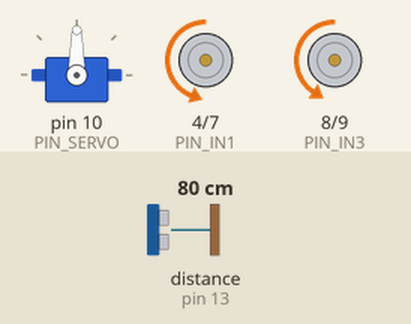
This sketch was run on a simulated Arduino Uno, built with avr-gcc and run on an emulated ATmega328P. Parts: servo, motor-driver pin pairs drawn as motors (green arrow = first pin HIGH = forward, orange = second pin HIGH = backward, longer = more drive, scaled by the enable pin). Wiring (inferred from the names in the program): ultrasonic range finder: trigger pin 12; echo pin 13. Inputs (shaded band) come from the test bench; at power-on: distance to the obstacle (sensor on pin 13) 80 cm. The echo pulse lasts 58.3 µs per cm.

Above: at 1.2 s.
1.3 s: distance to the obstacle (sensor on pin 13) set to 23 cm
2.8 s: distance to the obstacle (sensor on pin 13) set to 18 cm
At 5.6 s:
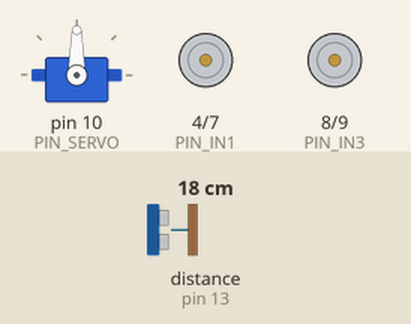
5.8 s: distance to the obstacle (sensor on pin 13) set to 35 cm
At 7.5 s:
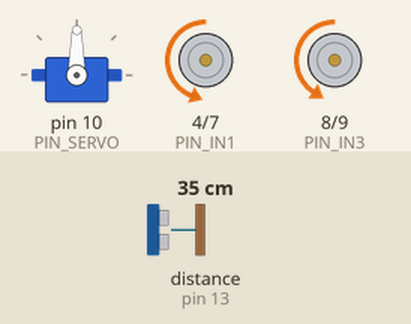
8.0 s: distance to the obstacle (sensor on pin 13) set to 2 cm
At 9.9 s:
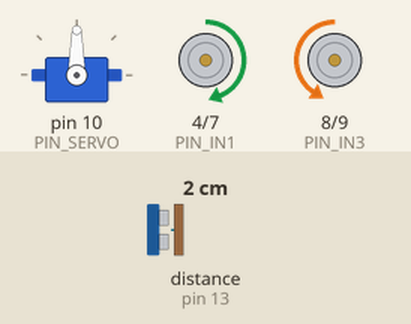
Timing chart, 0 to 12.0 s (numbered marks = the images above; inputs shaded):
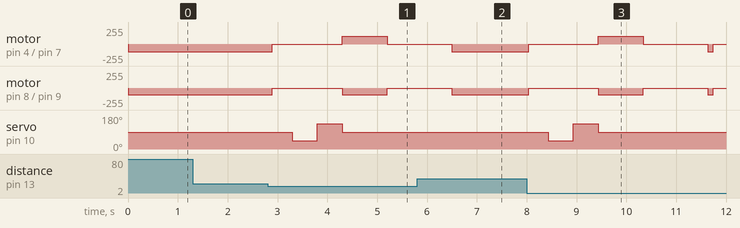

Measured:
- the behaviour switches between 21 and 20 cm on distance to the obstacle (sensor on pin 13) (found by bisection; images 0 and 1)
- after the input at 1.3 s, every drawn part: stays the same
- after the input at 2.8 s, motor on pin 4 (PIN_IN1) / pin 7 (PIN_IN2): backward 115/255 → stopped after 0.10 s, → forward 115/255 1.4 s later, → stopped 0.90 s later; motor on pin 8 (PIN_IN3) / pin 9 (PIN_IN4): backward 103/255 → stopped after 0.10 s, → backward 103/255 1.4 s later, → stopped 0.90 s later
- after the input at 5.8 s, motor on pin 4 (PIN_IN1) / pin 7 (PIN_IN2): goes on until 6.5 s, then stays backward 115/255; motor on pin 8 (PIN_IN3) / pin 9 (PIN_IN4): goes on until 6.5 s, then stays backward 103/255; servo on pin 10 (PIN_SERVO): stays 90° (without the input it goes to 45° after 1.2 s)

The sketch:

radarbot.ino
```cpp
#include "Carro.h"
#include "ServoMotor.h"
#include "SensorDistancia.h"
#include "Controle.h"

//CARRO
#define PIN_ENA 5
#define PIN_IN1 4
#define PIN_IN2 7
#define PIN_IN3 8
#define PIN_IN4 9
#define PIN_ENB 6
#define VELOCIDADE 115

//SERVO
#define PIN_SERVO 10

//SENSOR
#define PIN_TRIGGER 12
#define PIN_ECHO    13


Carro carro(PIN_ENA, PIN_IN1, PIN_IN2, PIN_IN3, PIN_IN4, PIN_ENB);
ServoMotor servo(PIN_SERVO);
SensorDistancia sensor(PIN_TRIGGER,PIN_ECHO);
Controle controle(&carro, &servo, &sensor);

void setup(){
    // Serial.begin(9600);
    carro.iniciar();
    carro.setVelocidade(VELOCIDADE);
    servo.iniciar();
    sensor.iniciar();
    servo.girar(90);
    carro.moverFrente();
}

void loop(){
    controle.verificarObstaculo();
    delay(100);
}
```

Carro.cpp
```cpp
#include "Carro.h"

Carro:: Carro(int ena, int in1, int in2, int in3, int in4, int enb)
    : pinoEnA(ena),
      pinoIn1(in1),
      pinoIn2(in2),
      pinoIn3(in3),
      pinoIn4(in4),
      pinoEnB(enb)
      {
        velocidade = 32;
      }

int Carro::getVelocidade() {
    return velocidade;
}

void Carro::setVelocidade(int valor){
    velocidade = valor;
    analogWrite(pinoEnA, velocidade);
    analogWrite(pinoEnB, velocidade);
}

void Carro::iniciar() {
    pinMode(pinoEnA, OUTPUT);
    pinMode(pinoIn1, OUTPUT);
    pinMode(pinoIn2, OUTPUT);
    pinMode(pinoIn3, OUTPUT);
    pinMode(pinoIn4, OUTPUT);
    pinMode(pinoEnB, OUTPUT);
    setVelocidade(velocidade);
}

void Carro::moverFrente() {
    analogWrite(pinoEnA, velocidade);
    analogWrite(pinoEnB, trunc(velocidade * 0.90));
    // analogWrite(pinoEnB, velocidade);
    digitalWrite(pinoIn1, LOW);
    digitalWrite(pinoIn2, HIGH);
    digitalWrite(pinoIn3, LOW);
    digitalWrite(pinoIn4, HIGH);
}

void Carro::parar() {
    digitalWrite(pinoIn1, LOW);
    digitalWrite(pinoIn2, LOW);
    digitalWrite(pinoIn3, LOW);
    digitalWrite(pinoIn4, LOW);
    delay(TEMPO_CURVA);
}

void Carro::virarEsquerda(){
    digitalWrite(pinoIn1, LOW);
    digitalWrite(pinoIn2, HIGH);
    digitalWrite(pinoIn3, HIGH);
    digitalWrite(pinoIn4, LOW);
    delay(TEMPO_CURVA);
    parar();
}

void Carro::virarDireita(){
    digitalWrite(pinoIn1, HIGH);
    digitalWrite(pinoIn2, LOW);
    digitalWrite(pinoIn3, LOW);
    digitalWrite(pinoIn4, HIGH);
    delay(TEMPO_CURVA);
    parar();
}

void Carro::virar180(){
    digitalWrite(pinoIn1, HIGH);
    digitalWrite(pinoIn2, LOW);
    digitalWrite(pinoIn3, LOW);
    digitalWrite(pinoIn4, HIGH);
    delay(TEMPO_180);
    parar();
}
```

Carro.h
```cpp
#ifndef CARRO_H
#define CARRO_H

#define TEMPO_CURVA 400
#define TEMPO_180   900

#include <Arduino.h>

class Carro{
    private:
        int pinoEnA;
        int pinoIn1;
        int pinoIn2;
        int pinoIn3;
        int pinoIn4;
        int pinoEnB;
        int velocidade;
    public:
        Carro(int ena, int in1, int in2, int in3, int in4, int enb);
        int getVelocidade();
        void setVelocidade(int valor);
        void iniciar();
        void moverFrente();
        void parar();
        void virarEsquerda();
        void virarDireita();
        void virar180();
};

#endif;
```

Controle.cpp
```cpp
#include "Controle.h"

Controle::Controle(Carro* c, ServoMotor* s, SensorDistancia* sens)
    : carro(c), servo(s), sensor(sens) {}

void Controle::verificarObstaculo(){
    if (verificarFrente()) {
        carro->parar();
        bool obstaculoEsquerda = verificarLado(45);
        bool obstaculoDireita = verificarLado(135);
        if (!obstaculoEsquerda) {
            fazerCurva(45);
        }
        else if (!obstaculoDireita) {
            fazerCurva(135);
        }
        else {
            fazerCurva(180);
        }
        carro->moverFrente();
    }
}

bool Controle::verificarFrente(){
    long distancia = sensor->medirDistancia();
    return distancia < distanciaSegura;
}

bool Controle::verificarLado(int angulo) {
    servo->girar(angulo);
    delay(500);
    long distancia = sensor->medirDistancia();
    servo->girar(90);
    return distancia < distanciaSegura;
}

void Controle::fazerCurva(int angulo) {
    if (angulo == 45) {
        carro->virarEsquerda();
        carro->parar();
        delay(500);
    } else if (angulo == 135){
        carro->virarDireita();
        carro->parar();
        delay(500);
    } else if (angulo == 180) {
        carro->virar180();
        carro->parar();
        delay(500);
        carro->moverFrente();
    }
}
```

Controle.h
```cpp
#ifndef CONTROLE_H
#define CONTROLE_H

#include "Carro.h"
#include "ServoMotor.h"
#include "SensorDistancia.h"
#include <Arduino.h>

class Controle {
    private:
        Carro* carro;
        ServoMotor* servo;
        SensorDistancia* sensor;
        const int distanciaSegura = 20;
    public:
        Controle(Carro* c, ServoMotor* s, SensorDistancia* sens);
        void verificarObstaculo();
        bool verificarFrente();
        bool verificarLado(int angulo);
        void fazerCurva(int angulo);
};

#endif
```

SensorDistancia.cpp
```cpp
#include "SensorDistancia.h"
#include <Arduino.h>

SensorDistancia::SensorDistancia(int trigger, int echo) : pinoTrigger(trigger), pinoEcho(echo) {}

void SensorDistancia::iniciar() {
    pinMode(pinoTrigger, OUTPUT);
    pinMode(pinoEcho, INPUT);
}

long SensorDistancia::medirDistancia(){
    digitalWrite(pinoTrigger, LOW);
    delayMicroseconds(2);
    digitalWrite(pinoTrigger, HIGH);
    delayMicroseconds(10);
    digitalWrite(pinoTrigger, LOW);
    long duracao = pulseIn(pinoEcho, HIGH);
    long distancia = duracao * 0.034 / 2;
    return distancia;
}
```

SensorDistancia.h
```cpp
#ifndef SENSORDISTANCIA_H
#define SENSORDISTANCIA_H

class SensorDistancia {
    private:
        int pinoTrigger;
        int pinoEcho;
    public:
        SensorDistancia(int trigger, int echo);
        void iniciar();
        long medirDistancia();
};

#endif
```

ServoMotor.cpp
```cpp
#include "ServoMotor.h"

ServoMotor::ServoMotor(int pino): pino(pino){}

void ServoMotor::iniciar(){
    servo.attach(pino);
}

void ServoMotor::girar(int angulo){
    servo.write(angulo);
}
```

ServoMotor.h
```cpp
#ifndef SERVOMOTOR_H
#define SERVOMOTOR_H

#include <Servo.h>

class ServoMotor {
    private:
        Servo servo;
        int pino;
    public:
        ServoMotor(int pino);
        void iniciar();
        void girar(int angulo);
};

#endif
```
